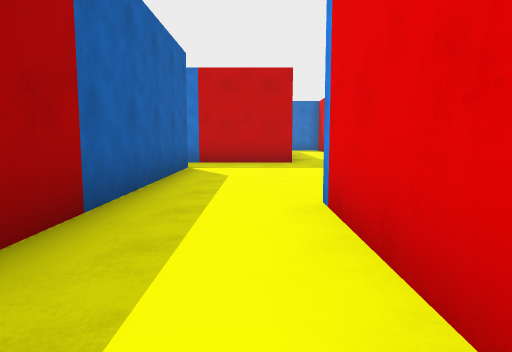
view 1 (above)

16 first-person views from a walk through a scene from a Unity 3-D project. The camera is 1.2 m above the floor, tilts 6° down and sees 70° across. The floor is counted in squares, 2 m on a side. Each view is taken from the middle of a square. On the plan, view 1 faces up. The plan holds only what a view shows up to about 10 squares ahead; the rest is blank. The player character is not drawn. Some animated figures are left out.

view 2
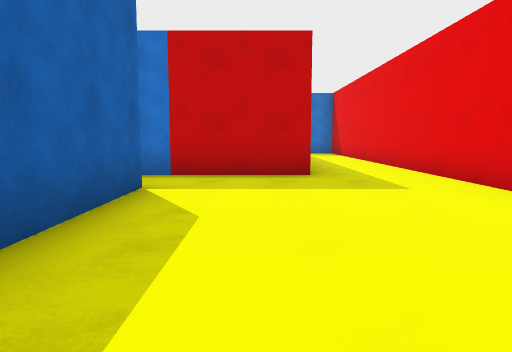

view 3
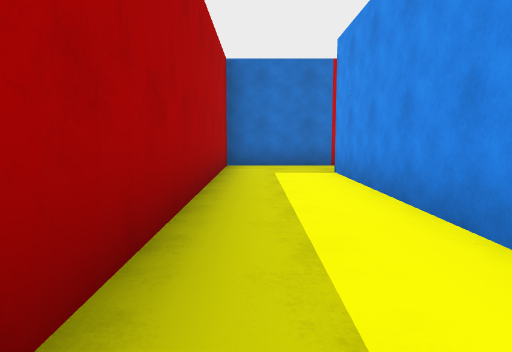

view 4
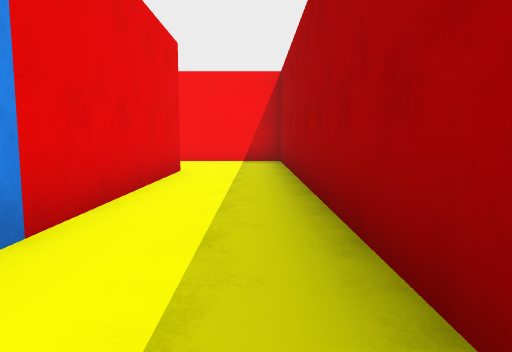

view 5
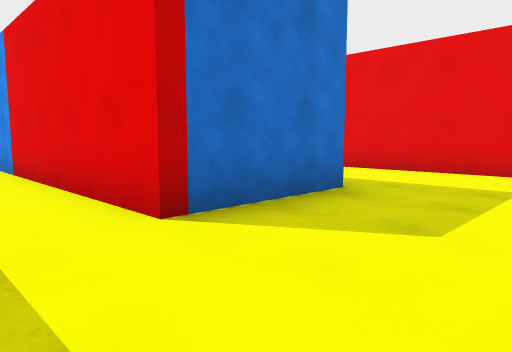

view 6
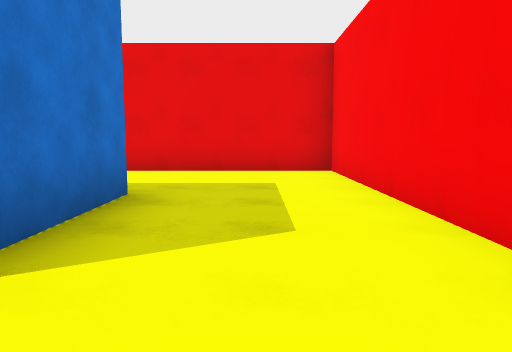

view 7
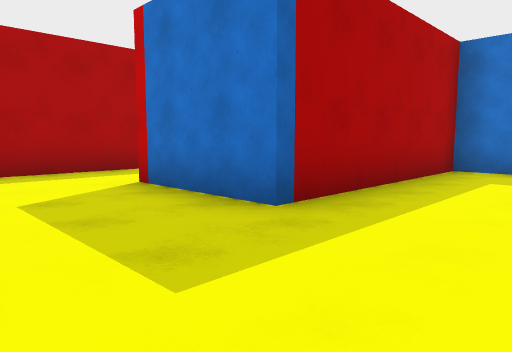

view 8
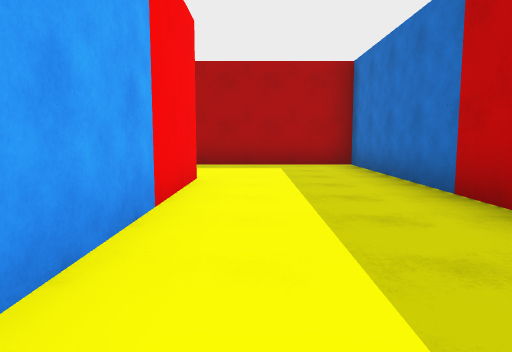

view 9
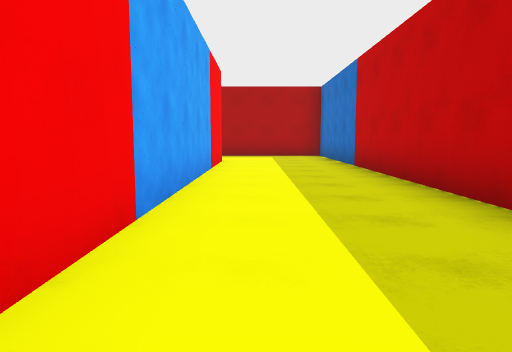

view 10
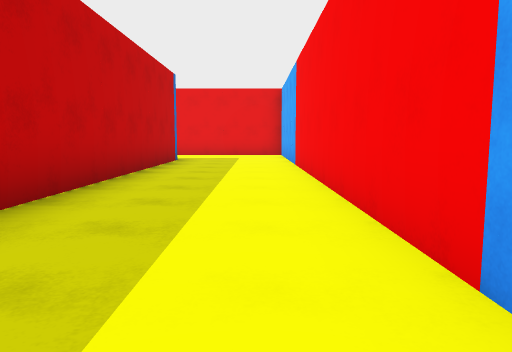

view 11
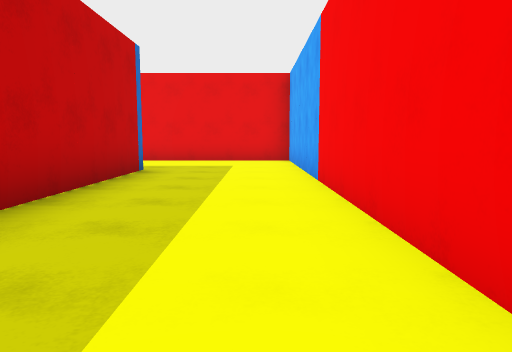

view 12
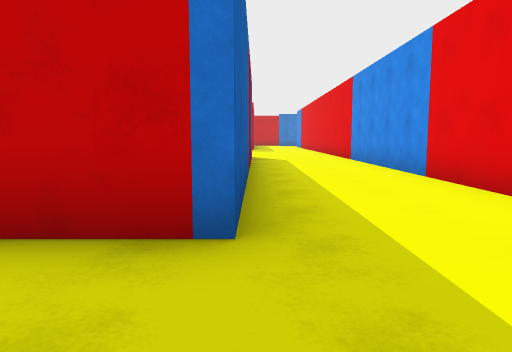

view 13
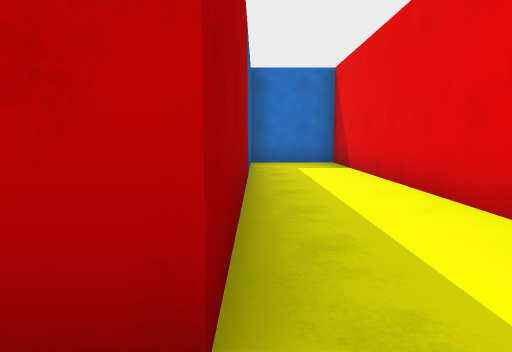

view 14
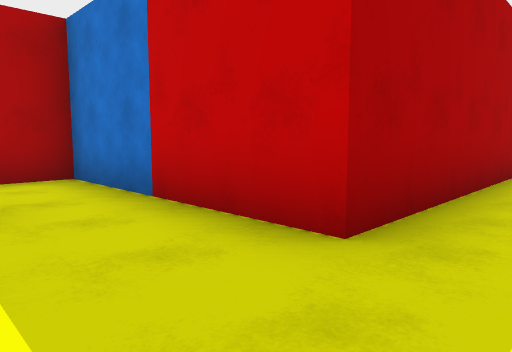

view 15
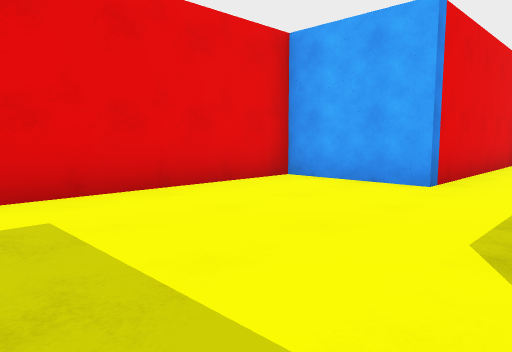

view 16
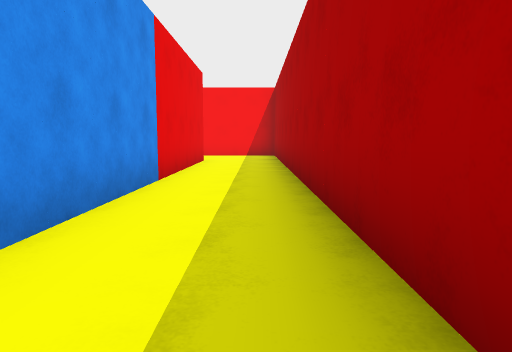

### Floor plan
Key: @ floor where view 1 was taken; # wall or solid block; . floor; O other object.
Columns run from 4 left of view 1 to 22 right of it. Each row starts with its distance up from view 1.
 17      .O#
 16      ..#
 15      O.#
 14      ..#
 13      #.#
 12      #.#
 11      #.#                ...
 10      #.#                ..O
  9 #.O###.#               #..O
  8 #......#               #..O
  7 #..O...#               ...O
  6 #..O...#               O..#
  5 #......#               ...#
  4 #..O...#               O..#
  3 #.O#.#OOOO#############O..#
  2 #..#.#....................#
  1 #..#.#....................#
  0 #..#@#..###O#OO#######OO..#
 -1 #..#O#..#
 -2 #....O..#
 -3 #.......#
 -4 #.......#
 -5 #########

Positions as (right, up) in squares from view 1, and headings:
1: (0, 0), facing up
2: (0, 3), facing up
3: (-3, 1), facing up
4: (-3, 5), facing down
5: (-3, -4), facing up-right
6: (-3, -3), facing right
7: (3, -4), facing up-left
8: (9, 1), facing left
9: (13, 1), facing left
10: (9, 1), facing right
11: (12, 1), facing right
12: (19, 1), facing up
13: (1, 8), facing up
14: (2, 7), facing up-left
15: (-1, 8), facing down-right
16: (-3, 8), facing down
